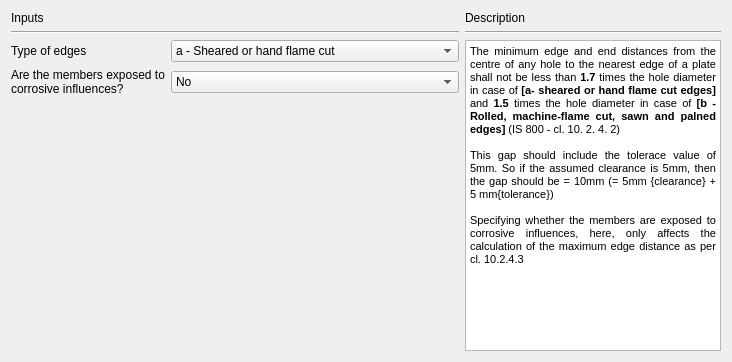
     <widget class="QWidget" name="tab_Detailing">
      <attribute name="title">
       <string>Detailing</string>
      </attribute>
      <layout class="QGridLayout" name="gridLayout_18">
       <item row="0" column="0">
        <layout class="QGridLayout" name="gridLayout_17">
         <item row="0" column="0">
          <layout class="QGridLayout" name="gridLayout_6">
           <item row="0" column="0">
            <widget class="QLabel" name="label_38">
             <property name="text">
              <string>Inputs</string>
             </property>
            </widget>
           </item>
           <item row="1" column="0">
            <widget class="Line" name="line_11">
             <property name="orientation">
              <enum>Qt::Horizontal</enum>
             </property>
            </widget>
           </item>
          </layout>
         </item>
         <item row="1" column="0">
          <layout class="QGridLayout" name="gridLayout_4">
           <item row="0" column="0">
            <widget class="QLabel" name="label_39">
             <property name="text">
              <string>Type of edges</string>
             </property>
            </widget>
           </item>
           <item row="0" column="1">
            <widget class="QComboBox" name="combo_detailingEdgeType">
             <item>
              <property name="text">
               <string>a - Sheared or hand flame cut</string>
              </property>
             </item>
             <item>
              <property name="text">
               <string>b - Rolled, machine-flame cut, sawn and planed</string>
              </property>
             </item>
            </widget>
           </item>
           <item row="1" column="0">
            <widget class="QLabel" name="label_40">
             <property name="text">
              <string>Are the members exposed to
corrosive influences?</string>
             </property>
            </widget>
           </item>
           <item row="1" column="1">
            <widget class="QComboBox" name="combo_detailing_memebers">
             <item>
              <property name="text">
               <string>No</string>
              </property>
             </item>
             <item>
              <property name="text">
               <string>Yes</string>
              </property>
             </item>
            </widget>
           </item>
          </layout>
         </item>
        </layout>
       </item>
       <item row="0" column="1" rowspan="2">
        <layout class="QGridLayout" name="gridLayout_10">
         <item row="1" column="0">
          <widget class="Line" name="line_6">
           <property name="orientation">
            <enum>Qt::Horizontal</enum>
           </property>
          </widget>
         </item>
         <item row="0" column="0">
          <widget class="QLabel" name="label_18">
           <property name="text">
            <string>Description</string>
           </property>
          </widget>
         </item>
         <item row="2" column="0">
          <widget class="QTextBrowser" name="textBrowser_detailingDescription">
           <property name="minimumSize">
            <size>
             <width>210</width>
             <height>0</height>
            </size>
           </property>
           <property name="html">
            <string>&lt;!DOCTYPE HTML PUBLIC &quot;-//W3C//DTD HTML 4.0//EN&quot; &quot;http://www.w3.org/TR/REC-html40/strict.dtd&quot;&gt;
&lt;html&gt;&lt;head&gt;&lt;meta name=&quot;qrichtext&quot; content=&quot;1&quot; /&gt;&lt;style type=&quot;text/css&quot;&gt;
p, li { white-space: pre-wrap; }
&lt;/style&gt;&lt;/head&gt;&lt;body style=&quot; font-family:'Arial'; font-size:7.8pt; font-weight:400; font-style:normal;&quot;&gt;
&lt;p align=&quot;justify&quot; style=&quot; margin-top:0px; margin-bottom:0px; margin-left:0px; margin-right:0px; -qt-block-indent:0; text-indent:0px;&quot;&gt;&lt;span style=&quot; font-family:'MS Shell Dlg 2'; font-size:8pt;&quot;&gt;The minimum edge and end distances from the centre of any hole to the nearest edge of a plate shall not be less than &lt;/span&gt;&lt;span style=&quot; font-family:'MS Shell Dlg 2'; font-size:8pt; font-weight:600;&quot;&gt;1.7&lt;/span&gt;&lt;span style=&quot; font-family:'MS Shell Dlg 2'; font-size:8pt;&quot;&gt; times the hole diameter in case of &lt;/span&gt;&lt;span style=&quot; font-family:'MS Shell Dlg 2'; font-size:8pt; font-weight:600;&quot;&gt;[a- sheared or hand flame cut edges] &lt;/span&gt;&lt;span style=&quot; font-family:'MS Shell Dlg 2'; font-size:8pt;&quot;&gt;and &lt;/span&gt;&lt;span style=&quot; font-family:'MS Shell Dlg 2'; font-size:8pt; font-weight:600;&quot;&gt;1.5 &lt;/span&gt;&lt;span style=&quot; font-family:'MS Shell Dlg 2'; font-size:8pt;&quot;&gt;times the hole diameter in case of &lt;/span&gt;&lt;span style=&quot; font-family:'MS Shell Dlg 2'; font-size:8pt; font-weight:600;&quot;&gt;[b - Rolled, machine-flame cut, sawn and palned edges]&lt;/span&gt;&lt;span style=&quot; font-family:'MS Shell Dlg 2'; font-size:8pt;&quot;&gt; (IS 800 - cl. 10. 2. 4. 2)&lt;/span&gt;&lt;/p&gt;
&lt;p align=&quot;justify&quot; style=&quot;-qt-paragraph-type:empty; margin-top:0px; margin-bottom:0px; margin-left:0px; margin-right:0px; -qt-block-indent:0; text-indent:0px; font-family:'Calibri'; font-size:8pt; vertical-align:middle;&quot;&gt;&lt;br /&gt;&lt;/p&gt;
&lt;p align=&quot;justify&quot; style=&quot; margin-top:0px; margin-bottom:0px; margin-left:0px; margin-right:0px; -qt-block-indent:0; text-indent:0px;&quot;&gt;&lt;span style=&quot; font-family:'MS Shell Dlg 2'; font-size:8pt;&quot;&gt;This gap should include the tolerace value of 5mm. So if the assumed clearance is 5mm, then the gap should be = 10mm (= 5mm {clearance} + 5 mm{tolerance})&lt;/span&gt;&lt;/p&gt;
&lt;p align=&quot;justify&quot; style=&quot;-qt-paragraph-type:empty; margin-top:0px; margin-bottom:0px; margin-left:0px; margin-right:0px; -qt-block-indent:0; text-indent:0px; font-family:'Calibri'; font-size:8pt;&quot;&gt;&lt;br /&gt;&lt;/p&gt;
&lt;p align=&quot;justify&quot; style=&quot; margin-top:0px; margin-bottom:0px; margin-left:0px; margin-right:0px; -qt-block-indent:0; text-indent:0px;&quot;&gt;&lt;span style=&quot; font-family:'MS Shell Dlg 2'; font-size:8pt;&quot;&gt;Specifying whether the members are exposed to corrosive influences, here, only affects the calculation of the maximum edge distance as per cl. 10.2.4.3&lt;/span&gt;&lt;/p&gt;
&lt;p align=&quot;justify&quot; style=&quot;-qt-paragraph-type:empty; margin-top:0px; margin-bottom:0px; margin-left:0px; margin-right:0px; -qt-block-indent:0; text-indent:0px; font-family:'MS Shell Dlg 2'; font-size:8pt;&quot;&gt;&lt;br /&gt;&lt;/p&gt;&lt;/body&gt;&lt;/html&gt;</string>
           </property>
          </widget>
         </item>
        </layout>
       </item>
       <item row="1" column="0">
        <spacer name="verticalSpacer_3">
         <property name="orientation">
          <enum>Qt::Vertical</enum>
         </property>
         <property name="sizeHint" stdset="0">
          <size>
           <width>20</width>
           <height>255</height>
          </size>
         </property>
        </spacer>
       </item>
      </layout>
     </widget>
